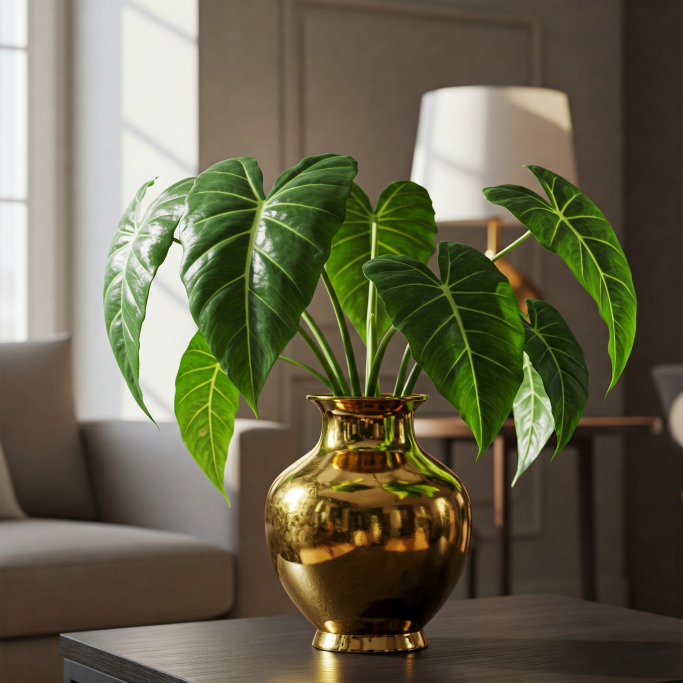
#> input picture 01-theory/images/plant.jpg, 2048 x 2048 px (shown at 1/3 size)
$ jupyter execute ddpm_theory.ipynb
#> lines starting #> are read from the running program, lines starting #| are printed output that depends on the picture
DDPM Theory
====

---------------
Note:
 * This notation $p(x)=\mathcal{N}(x;a,b)$ means PDF (probability density function) of $x$ is a Gaussian with mean $a$ and standard-deviation $\sqrt{b}$ (or variance $b$)
 * This notation $x\sim \mathcal{N}(a, b)$ means x is sampled from a Gaussian distribution with mean $a$ and standard-deviation $\sqrt{b}$.
   * Sampling: $x \leftarrow a + \sqrt{b} \epsilon$ where $\epsilon\sim\mathcal{N}(0,\mathbb{I})$

---------------

* Diffusion Process:
  * Forward process:
    - $q(x_t|x_{t-1})$

  * Reverse process:
    - $q(x_{t-1}|x_{t})$  $\Rightarrow$ intractable
    - $p_\theta(x_{t-1}|x_{t})$

-----

* Forward process
$$q(x_t|x_{t-1})=\mathcal{N}\left(x_t; \sqrt{1-\beta_t}x_{t-1}, \beta_t\mathbb{I}\right)$$

* Joint distribution of the forward process
$$q(x_{1..T}|x_0)=\prod_{t=1}^T q(x_t|x_{t-1})$$

* Simplified forward process (jump from $0$ to $t$):
$$q(x_t|x_0)=\mathcal{N}\left(x_t; \sqrt{\bar{\alpha}_t}x_0, (1-\bar{\alpha}_t)\mathbb{I}\right)$$

 * Forward equation:
$$x_t = \sqrt{\bar{\alpha}_t}x_0 + \sqrt{(1-\bar{\alpha}_t)}\epsilon$$

$\alpha_t = 1-\beta_i$

$\bar{\alpha}_t = \prod_{i=1}^t \alpha_t$

 * Linear noise scheduler:
   * $\beta_1=0.0001$
   * $\beta_T=0.02$

[cell 1]
from PIL import Image
import numpy as np
import matplotlib.pyplot as plt
from skimage.transform import resize

[cell 2]
# beta schedules
def beta_schedule(t, beta0, beta1, T):
    return beta0 + (beta1 - beta0) * t / T

# alpha_t = 1 - beta_t
# alpha_bar_t = cumulative product of alpha_t
def alpha_bar(beta0, beta1, T):
#> called with beta0 = 0.0001, beta1 = 0.02, T = 1000
    alpha_bar = []
    for t in range(T):
        alpha_t = 1 - beta_schedule(t, beta0, beta1, T)
        if t == 0:
            alpha_bar_t = alpha_t
        else:
            alpha_bar_t = alpha_bar_t * alpha_t
        alpha_bar.append(alpha_bar_t)
    return alpha_bar

# plot beta schedules: 0.0001 -> 0.02, T=1000
T = 1000
t = np.arange(T)
beta0 = 0.0001
beta1 = 0.02
plt.plot(t, beta_schedule(t, beta0, beta1, T), lw=4, label=r'$\beta_t$')
plt.plot(t, alpha_bar(beta0, beta1, T), lw=4, label=r'$\bar{\alpha}_t$')
plt.xlabel('t')
plt.ylabel('value')
plt.title(r'$\bar{\alpha}$ & $\beta$ schedules')
plt.legend(fontsize=20)
plt.show()
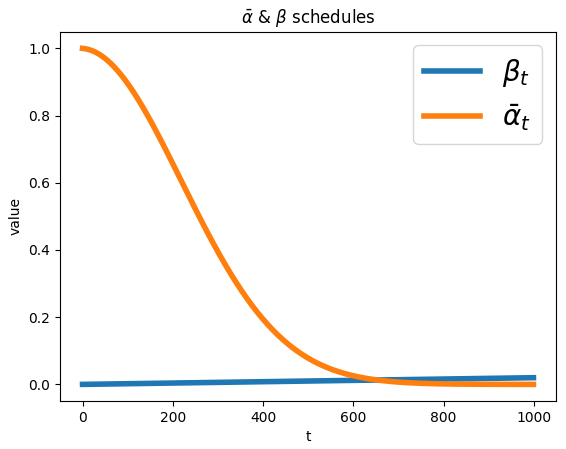
#> figure drawn by matplotlib, 1 panel; curve peaks at x = 999, y = 0.02; curve peaks at x = 0, y = 1

### Naive forward implementation

$$x_{t} = \sqrt{1-\beta_t} x_{t-1} + \sqrt{\beta_t} \mathcal{N}(0, \mathbb{I})$$

[cell 3]
from tqdm import tqdm

def naive_forward(image, timestep, beta_t):
    # forward pass
    x = image
    for t in tqdm(range(timestep)):
        eps = np.random.randn(*x.shape)
        x = np.sqrt(1 - beta_t) * x + np.sqrt(beta_t) * eps
    return x


# Visualization of the forward process
def visualize_forward_process(noised_images):
    """
    Visualize the progression of the forward diffusion process.
    """
    n = len(noised_images)
    fig, axes = plt.subplots(1, n, figsize=(15, 10))
    for i, (t, img) in enumerate(noised_images):
        axes[i].imshow(np.clip(img, 0, 1))
        axes[i].set_title(f"t={t}")
        axes[i].axis("off")
    plt.show()


beta_min, beta_max = 0.0001, 0.02
total_steps = 1000
betas = np.linspace(beta_min, beta_max, total_steps)  # Linear schedule

image = Image.open('images/plant.jpg').convert('RGB')
#> image is the input picture: PIL image 2048x2048 RGB; mean R, G, B 103.9, 100.2, 76.5
image = np.array(image).astype(np.float32) / 255
#> image: shape (2048, 2048, 3) float32
image = resize(image, (1024, 1024), anti_aliasing=True)
#> image: shape (1024, 1024, 3) float32
noised_images = []
for i, timestep in enumerate([0, 49, 99, 149, 199, 999]):
    noised_image = naive_forward(
        image.copy(), timestep, beta_t=betas[timestep]
    )
    noised_images.append((timestep, noised_image))

visualize_forward_process(noised_images)
